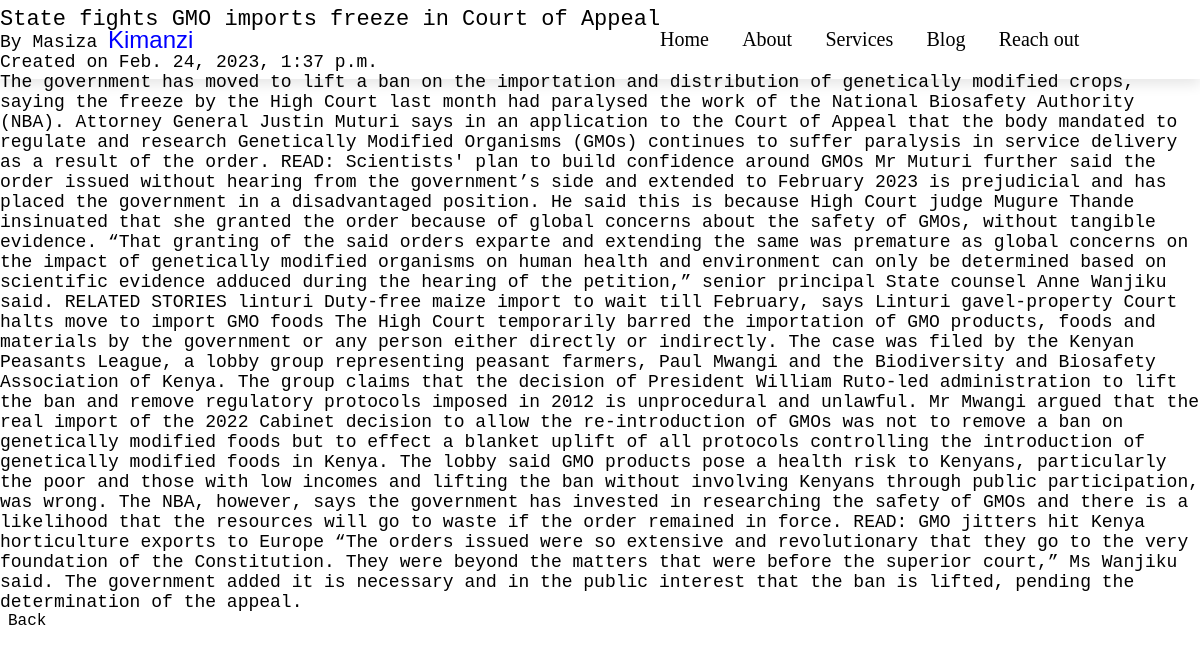
The page /post/5 on the database its author committed.
### myapp/models.py (models this page shows)
class Post(models.Model):
    title=models.CharField(max_length=100)
    body=models.CharField(max_length=1000000)
    Author=models.CharField(max_length=100)
    created_at = models.DateTimeField(default=datetime.now,blank=True)

### myapp/views.py (the view)
# urls.py: path("post/<str:pk>",views.post,name="post"),
def post(request,pk):
    posts=Post.objects.get(id=pk)
    return render (request,"posts.html",{"posts":posts})

### myapp/templates/posts.html (shortened to what this page needs)
{% load static %}
<!DOCTYPE html>
<html lang="en">
<head>
    <link rel="stylesheet" href="https://cdnjs.cloudflare.com/ajax/libs/font-awesome/6.3.0/css/all.min.css">
    <link rel="stylesheet" href="{% static 'myapp/style.css'%}">
</head>
<body>
    <header>
    <a href="#" class="logo">Kimanzi</a>
    <nav class="navbar">
        <a href="#home">Home</a>
        <a href="#services">About</a>
        <a href="#services">Services</a>
        <a href="#services">Blog</a>
        <a href="#products">Reach out</a>
    </nav>
</header>
        <section class="art" id="blog">
          <div class="ark">
          </div>
            <div class="blog">
              <h2>{{posts.title}}</h2>
              <h4>By {{posts.Author}}</h4>
              <h4>Created on {{posts.created_at}}</h4>
              <p>{{posts.body}}</p>
              <a  class="read"  href="{% url 'index' %}">Back</a>
            </div>
        </section>
</body>
</html>

### myapp/static/myapp/style.css (style rules this page uses)
:root { --black:black; --red:red; }
* { font-family:'Courier New', Courier, monospace; margin:0;padding:0; box-sizing:border-box; outline:none; border:none; text-decoration:none ; transition:all .2s linear; }
html { font-size:62.5%; overflow-x:hidden; scroll-padding-top:6rem; scroll-behavior: smooth; }
header { position:absolute; top:0; left:0; right:0; z-index:1000; padding:2rem 9%; display:flex; align-items:center; justify-content: space-between; box-shadow: 0 .5rem 1rem rgba(0,0,0,.1 ); }
header .logo { font-size:24px; color:blue; font-family: 'Gill Sans', 'Gill Sans MT', Calibri, 'Trebuchet MS', sans-serif; }
header .navbar a { font-size:20px; color:black; margin:0 1rem; font-family: 'Times New Roman', Times, serif; }
.art { padding:0; position:relative; }
.blog { height: auto; }
.ark { align-items: center; padding-top: 7px; font-size: 22px; font-weight:300; font-family: 'Courier New', Courier, monospace; }
.blog h2 { font-size: 22px; font-weight: 200; color:black; align-items: center; }
.read { color:black; text-decoration: none; padding-left: 8px; font-size: 16px; }
.blog h4 { font-size:18px; font-weight:200; }
.blog p { font-size:18px; font-weight:400; }
@media (max-width:1200px) { html { font-size:80%; } }

### rows shown on the page
Post: title "State fights GMO imports freeze in Court of Appeal", Author "Masiza", created_at "Feb. 24, 2023, 1:37 p.m.", body "The government has moved to lift a ban on the importation and distribution of genetically modified crops, saying the freeze by the High Court last month had paralysed the work of the National Biosafety Authority (NBA). Attorney General Justin Muturi says in an application to the Court of Appeal that the body mandated to regulate and research Genetically Modified Organisms (GMOs) continues to suffer paralysis in service delivery as a result of the order. READ: Scientists' plan to build confidence around GMOs Mr Muturi further said the order issued without hearing from the government’s side and extended to February 2023 is prejudicial and has placed the government in a disadvantaged position.…"
